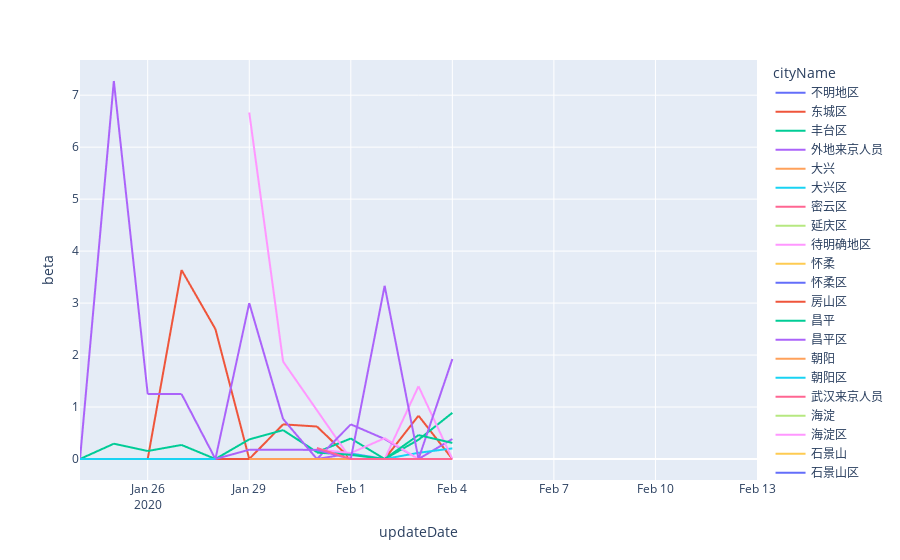

Notebook source saved alongside this figure:
### Code cell
#this graph is really noisy, we should aggregate the data to province to get the beta
import plotly.express as px


fig = px.line(beijing.sort_values(['cityName','updateDate']), x="updateDate", y="beta", color='cityName')
fig.show()

### Figure 1 — Plotly figure (JSON) as saved in the notebook; plotly's stock layout.template omitted (floating-point values rounded to 4 significant figures; data arrays with more than 128 entries replaced by an {"elided": "..."} marker saying what was removed)
{"data": [{"hoverlabel": {"namelength": 0}, "hovertemplate": "cityName=不明地区<br>updateDate=%{x}<br>beta=%{y}", "legendgroup": "不明地区", "line": {"color": "#636efa", "dash": "solid"}, "mode": "lines", "name": "不明地区", "showlegend": true, "type": "scattergl", "x": ["2020-01-24"], "xaxis": "x", "y": [null], "yaxis": "y"}, {"hoverlabel": {"namelength": 0}, "hovertemplate": "cityName=东城区<br>updateDate=%{x}<br>beta=%{y}", "legendgroup": "东城区", "line": {"color": "#EF553B", "dash": "solid"}, "mode": "lines", "name": "东城区", "showlegend": true, "type": "scattergl", "x": {"elided": "361 str values"}, "xaxis": "x", "y": {"elided": "361 float values"}, "yaxis": "y"}, {"hoverlabel": {"namelength": 0}, "hovertemplate": "cityName=丰台区<br>updateDate=%{x}<br>beta=%{y}", "legendgroup": "丰台区", "line": {"color": "#00cc96", "dash": "solid"}, "mode": "lines", "name": "丰台区", "showlegend": true, "type": "scattergl", "x": {"elided": "441 str values"}, "xaxis": "x", "y": {"elided": "441 float values"}, "yaxis": "y"}, {"hoverlabel": {"namelength": 0}, "hovertemplate": "cityName=外地来京人员<br>updateDate=%{x}<br>beta=%{y}", "legendgroup": "外地来京人员", "line": {"color": "#ab63fa", "dash": "solid"}, "mode": "lines", "name": "外地来京人员", "showlegend": true, "type": "scattergl", "x": {"elided": "441 str values"}, "xaxis": "x", "y": {"elided": "441 float values"}, "yaxis": "y"}, {"hoverlabel": {"namelength": 0}, "hovertemplate": "cityName=大兴<br>updateDate=%{x}<br>beta=%{y}", "legendgroup": "大兴", "line": {"color": "#FFA15A", "dash": "solid"}, "mode": "lines", "name": "大兴", "showlegend": true, "type": "scattergl", "x": ["2020-01-24", "2020-01-24", "2020-01-24", "2020-01-24", "2020-01-24", "2020-01-24", "2020-01-24", "2020-01-24", "2020-01-25", "2020-01-25", "2020-01-25", "2020-01-25", "2020-01-25", "2020-01-25", "2020-01-25", "2020-01-25", "2020-01-26", "2020-01-26", "2020-01-26", "2020-01-26", "2020-01-26", "2020-01-26", "2020-01-26", "2020-01-26", "2020-01-27", "2020-01-27", "2020-01-27", "2020-01-27", "2020-01-27", "2020-01-27", "2020-01-27", "2020-01-27", "2020-01-28", "2020-01-28", "2020-01-28", "2020-01-28", "2020-01-28", "2020-01-28", "2020-01-28", "2020-01-28", "2020-01-29", "2020-01-29", "2020-01-29", "2020-01-29", "2020-01-29", "2020-01-29", "2020-01-29", "2020-01-29", "2020-01-30", "2020-01-30", "2020-01-30", "2020-01-30", "2020-01-30", "2020-01-30", "2020-01-30", "2020-01-30", "2020-01-31", "2020-01-31", "2020-01-31", "2020-01-31", "2020-01-31", "2020-01-31", "2020-01-31", "2020-01-31"], "xaxis": "x", "y": [0, 0, 0, 0, 0, 0, 0, 0, 0, 0, 0, 0, 0, 0, 0, 0, 0, 0, 0, 0, 0, 0, 0, 0, 0, 0, 0, 0, 0, 0, 0, 0, 0, 0, 0, 0, 0, 0, 0, 0, 0, 0, 0, 0, 0, 0, 0, 0, 0, 0, 0, 0, 0, 0, 0, 0, 0, 0, 0, 0, 0, 0, 0, 0], "yaxis": "y"}, {"hoverlabel": {"namelength": 0}, "hovertemplate": "cityName=大兴区<br>updateDate=%{x}<br>beta=%{y}", "legendgroup": "大兴区", "line": {"color": "#19d3f3", "dash": "solid"}, "mode": "lines", "name": "大兴区", "showlegend": true, "type": "scattergl", "x": {"elided": "196 str values"}, "xaxis": "x", "y": {"elided": "196 float values"}, "yaxis": "y"}, {"hoverlabel": {"namelength": 0}, "hovertemplate": "cityName=密云区<br>updateDate=%{x}<br>beta=%{y}", "legendgroup": "密云区", "line": {"color": "#FF6692", "dash": "solid"}, "mode": "lines", "name": "密云区", "showlegend": true, "type": "scattergl", "x": ["2020-02-08", "2020-02-08", "2020-02-08", "2020-02-08", "2020-02-08", "2020-02-08", "2020-02-09", "2020-02-09", "2020-02-09", "2020-02-09", "2020-02-09", "2020-02-09", "2020-02-10", "2020-02-10", "2020-02-10", "2020-02-10", "2020-02-10", "2020-02-10", "2020-02-11", "2020-02-11", "2020-02-11", "2020-02-11", "2020-02-11", "2020-02-11", "2020-02-12", "2020-02-12", "2020-02-12", "2020-02-12", "2020-02-12", "2020-02-12", "2020-02-13", "2020-02-13", "2020-02-13", "2020-02-13", "2020-02-13", "2020-02-13"], "xaxis": "x", "y": [null, null, null, null, null, null, null, null, null, null, null, null, null, null, null, null, null, null, null, null, null, null, null, null, null, null, null, null, null, null, null, null, null, null, null, null], "yaxis": "y"}, {"hoverlabel": {"namelength": 0}, "hovertemplate": "cityName=延庆区<br>updateDate=%{x}<br>beta=%{y}", "legendgroup": "延庆区", "line": {"color": "#B6E880", "dash": "solid"}, "mode": "lines", "name": "延庆区", "showlegend": true, "type": "scattergl", "x": ["2020-02-03", "2020-02-03", "2020-02-03", "2020-02-03", "2020-02-03", "2020-02-03", "2020-02-03", "2020-02-03", "2020-02-03", "2020-02-03", "2020-02-03", "2020-02-04", "2020-02-04", "2020-02-04", "2020-02-04", "2020-02-04", "2020-02-04", "2020-02-04", "2020-02-04", "2020-02-04", "2020-02-04", "2020-02-04", "2020-02-05", "2020-02-05", "2020-02-05", "2020-02-05", "2020-02-05", "2020-02-05", "2020-02-05", "2020-02-05", "2020-02-05", "2020-02-05", "2020-02-05", "2020-02-06", "2020-02-06", "2020-02-06", "2020-02-06", "2020-02-06", "2020-02-06", "2020-02-06", "2020-02-06", "2020-02-06", "2020-02-06", "2020-02-06", "2020-02-07", "2020-02-07", "2020-02-07", "2020-02-07", "2020-02-07", "2020-02-07", "2020-02-07", "2020-02-07", "2020-02-07", "2020-02-07", "2020-02-07", "2020-02-08", "2020-02-08", "2020-02-08", "2020-02-08", "2020-02-08", "2020-02-08", "2020-02-08", "2020-02-08", "2020-02-08", "2020-02-08", "2020-02-08", "2020-02-09", "2020-02-09", "2020-02-09", "2020-02-09", "2020-02-09", "2020-02-09", "2020-02-09", "2020-02-09", "2020-02-09", "2020-02-09", "2020-02-09", "2020-02-10", "2020-02-10", "2020-02-10", "2020-02-10", "2020-02-10", "2020-02-10", "2020-02-10", "2020-02-10", "2020-02-10", "2020-02-10", "2020-02-10", "2020-02-11", "2020-02-11", "2020-02-11", "2020-02-11", "2020-02-11", "2020-02-11", "2020-02-11", "2020-02-11", "2020-02-11", "2020-02-11", "2020-02-11", "2020-02-12", "2020-02-12", "2020-02-12", "2020-02-12", "2020-02-12", "2020-02-12", "2020-02-12", "2020-02-12", "2020-02-12", "2020-02-12", "2020-02-12", "2020-02-13", "2020-02-13", "2020-02-13", "2020-02-13", "2020-02-13", "2020-02-13", "2020-02-13", "2020-02-13", "2020-02-13", "2020-02-13", "2020-02-13"], "xaxis": "x", "y": [null, null, null, null, null, null, null, null, null, null, null, null, null, null, null, null, null, null, null, null, null, null, null, null, null, null, null, null, null, null, null, null, null, null, null, null, null, null, null, null, null, null, null, null, null, null, null, null, null, null, null, null, null, null, null, null, null, null, null, null, null, null, null, null, null, null, null, null, null, null, null, null, null, null, null, null, null, null, null, null, null, null, null, null, null, null, null, null, null, null, null, null, null, null, null, null, null, null, null, null, null, null, null, null, null, null, null, null, null, null, null, null, null, null, null, null, null, null, null, null, null], "yaxis": "y"}, {"hoverlabel": {"namelength": 0}, "hovertemplate": "cityName=待明确地区<br>updateDate=%{x}<br>beta=%{y}", "legendgroup": "待明确地区", "line": {"color": "#FF97FF", "dash": "solid"}, "mode": "lines", "name": "待明确地区", "showlegend": true, "type": "scattergl", "x": {"elided": "192 str values"}, "xaxis": "x", "y": {"elided": "192 float values"}, "yaxis": "y"}, {"hoverlabel": {"namelength": 0}, "hovertemplate": "cityName=怀柔<br>updateDate=%{x}<br>beta=%{y}", "legendgroup": "怀柔", "line": {"color": "#FECB52", "dash": "solid"}, "mode": "lines", "name": "怀柔", "showlegend": true, "type": "scattergl", "x": ["2020-01-31"], "xaxis": "x", "y": [null], "yaxis": "y"}, {"hoverlabel": {"namelength": 0}, "hovertemplate": "cityName=怀柔区<br>updateDate=%{x}<br>beta=%{y}", "legendgroup": "怀柔区", "line": {"color": "#636efa", "dash": "solid"}, "mode": "lines", "name": "怀柔区", "showlegend": true, "type": "scattergl", "x": {"elided": "196 str values"}, "xaxis": "x", "y": {"elided": "196 int values"}, "yaxis": "y"}, {"hoverlabel": {"namelength": 0}, "hovertemplate": "cityName=房山区<br>updateDate=%{x}<br>beta=%{y}", "legendgroup": "房山区", "line": {"color": "#EF553B", "dash": "solid"}, "mode": "lines", "name": "房山区", "showlegend": true, "type": "scattergl", "x": {"elided": "169 str values"}, "xaxis": "x", "y": {"elided": "169 int values"}, "yaxis": "y"}, {"hoverlabel": {"namelength": 0}, "hovertemplate": "cityName=昌平<br>updateDate=%{x}<br>beta=%{y}", "legendgroup": "昌平", "line": {"color": "#00cc96", "dash": "solid"}, "mode": "lines", "name": "昌平", "showlegend": true, "type": "scattergl", "x": ["2020-01-24", "2020-01-24", "2020-01-24", "2020-01-24", "2020-01-24", "2020-01-24", "2020-01-24", "2020-01-24", "2020-01-25", "2020-01-25", "2020-01-25", "2020-01-25", "2020-01-25", "2020-01-25", "2020-01-25", "2020-01-25", "2020-01-26", "2020-01-26", "2020-01-26", "2020-01-26", "2020-01-26", "2020-01-26", "2020-01-26", "2020-01-26", "2020-01-27", "2020-01-27", "2020-01-27", "2020-01-27", "2020-01-27", "2020-01-27", "2020-01-27", "2020-01-27", "2020-01-28", "2020-01-28", "2020-01-28", "2020-01-28", "2020-01-28", "2020-01-28", "2020-01-28", "2020-01-28", "2020-01-29", "2020-01-29", "2020-01-29", "2020-01-29", "2020-01-29", "2020-01-29", "2020-01-29", "2020-01-29", "2020-01-30", "2020-01-30", "2020-01-30", "2020-01-30", "2020-01-30", "2020-01-30", "2020-01-30", "2020-01-30", "2020-01-31", "2020-01-31", "2020-01-31", "2020-01-31", "2020-01-31", "2020-01-31", "2020-01-31", "2020-01-31"], "xaxis": "x", "y": [0, 0, 0, 0, 0, 0, 0, 0, 0, 0, 0, 0, 0, 0, 0, 0, 0, 0, 0, 0, 0, 0, 0, 0, 0, 0, 0, 0, 0, 0, 0, 0, 0, 0, 0, 0, 0, 0, 0, 0, 0, 0, 0, 0, 0, 0, 0, 0, 0, 0, 0, 0, 0, 0, 0, 0, 0, 0, 0, 0, 0, 0, 0, 0], "yaxis": "y"}, {"hoverlabel": {"namelength": 0}, "hovertemplate": "cityName=昌平区<br>updateDate=%{x}<br>beta=%{y}", "legendgroup": "昌平区", "line": {"color": "#ab63fa", "dash": "solid"}, "mode": "lines", "name": "昌平区", "showlegend": true, "type": "scattergl", "x": {"elided": "196 str values"}, "xaxis": "x", "y": {"elided": "196 float values"}, "yaxis": "y"}, {"hoverlabel": {"namelength": 0}, "hovertemplate": "cityName=朝阳<br>updateDate=%{x}<br>beta=%{y}", "legendgroup": "朝阳", "line": {"color": "#FFA15A", "dash": "solid"}, "mode": "lines", "name": "朝阳", "showlegend": true, "type": "scattergl", "x": {"elided": "168 str values"}, "xaxis": "x", "y": {"elided": "168 int values"}, "yaxis": "y"}, {"hoverlabel": {"namelength": 0}, "hovertemplate": "cityName=朝阳区<br>updateDate=%{x}<br>beta=%{y}", "legendgroup": "朝阳区", "line": {"color": "#19d3f3", "dash": "solid"}, "mode": "lines", "name": "朝阳区", "showlegend": true, "type": "scattergl", "x": {"elided": "196 str values"}, "xaxis": "x", "y": {"elided": "196 float values"}, "yaxis": "y"}, {"hoverlabel": {"namelength": 0}, "hovertemplate": "cityName=武汉来京人员<br>updateDate=%{x}<br>beta=%{y}", "legendgroup": "武汉来京人员", "line": {"color": "#FF6692", "dash": "solid"}, "mode": "lines", "name": "武汉来京人员", "showlegend": true, "type": "scattergl", "x": ["2020-01-24"], "xaxis": "x", "y": [null], "yaxis": "y"}, {"hoverlabel": {"namelength": 0}, "hovertemplate": "cityName=海淀<br>updateDate=%{x}<br>beta=%{y}", "legendgroup": "海淀", "line": {"color": "#B6E880", "dash": "solid"}, "mode": "lines", "name": "海淀", "showlegend": true, "type": "scattergl", "x": ["2020-01-24", "2020-01-24", "2020-01-24", "2020-01-24", "2020-01-24", "2020-01-24", "2020-01-24", "2020-01-24", "2020-01-25", "2020-01-25", "2020-01-25", "2020-01-25", "2020-01-25", "2020-01-25", "2020-01-25", "2020-01-25", "2020-01-26", "2020-01-26", "2020-01-26", "2020-01-26", "2020-01-26", "2020-01-26", "2020-01-26", "2020-01-26", "2020-01-27", "2020-01-27", "2020-01-27", "2020-01-27", "2020-01-27", "2020-01-27", "2020-01-27", "2020-01-27", "2020-01-28", "2020-01-28", "2020-01-28", "2020-01-28", "2020-01-28", "2020-01-28", "2020-01-28", "2020-01-28", "2020-01-29", "2020-01-29", "2020-01-29", "2020-01-29", "2020-01-29", "2020-01-29", "2020-01-29", "2020-01-29", "2020-01-30", "2020-01-30", "2020-01-30", "2020-01-30", "2020-01-30", "2020-01-30", "2020-01-30", "2020-01-30", "2020-01-31", "2020-01-31", "2020-01-31", "2020-01-31", "2020-01-31", "2020-01-31", "2020-01-31", "2020-01-31"], "xaxis": "x", "y": [0, 0, 0, 0, 0, 0, 0, 0, 0, 0, 0, 0, 0, 0, 0, 0, 0, 0, 0, 0, 0, 0, 0, 0, 0, 0, 0, 0, 0, 0, 0, 0, 0, 0, 0, 0, 0, 0, 0, 0, 0, 0, 0, 0, 0, 0, 0, 0, 0, 0, 0, 0, 0, 0, 0, 0, 0, 0, 0, 0, 0, 0, 0, 0], "yaxis": "y"}, {"hoverlabel": {"namelength": 0}, "hovertemplate": "cityName=海淀区<br>updateDate=%{x}<br>beta=%{y}", "legendgroup": "海淀区", "line": {"color": "#FF97FF", "dash": "solid"}, "mode": "lines", "name": "海淀区", "showlegend": true, "type": "scattergl", "x": {"elided": "196 str values"}, "xaxis": "x", "y": {"elided": "196 float values"}, "yaxis": "y"}, {"hoverlabel": {"namelength": 0}, "hovertemplate": "cityName=石景山<br>updateDate=%{x}<br>beta=%{y}", "legendgroup": "石景山", "line": {"color": "#FECB52", "dash": "solid"}, "mode": "lines", "name": "石景山", "showlegend": true, "type": "scattergl", "x": ["2020-01-24", "2020-01-24", "2020-01-24", "2020-01-24", "2020-01-24", "2020-01-24", "2020-01-24", "2020-01-24", "2020-01-25", "2020-01-25", "2020-01-25", "2020-01-25", "2020-01-25", "2020-01-25", "2020-01-25", "2020-01-25", "2020-01-26", "2020-01-26", "2020-01-26", "2020-01-26", "2020-01-26", "2020-01-26", "2020-01-26", "2020-01-26", "2020-01-27", "2020-01-27", "2020-01-27", "2020-01-27", "2020-01-27", "2020-01-27", "2020-01-27", "2020-01-27", "2020-01-28", "2020-01-28", "2020-01-28", "2020-01-28", "2020-01-28", "2020-01-28", "2020-01-28", "2020-01-28", "2020-01-29", "2020-01-29", "2020-01-29", "2020-01-29", "2020-01-29", "2020-01-29", "2020-01-29", "2020-01-29", "2020-01-30", "2020-01-30", "2020-01-30", "2020-01-30", "2020-01-30", "2020-01-30", "2020-01-30", "2020-01-30", "2020-01-31", "2020-01-31", "2020-01-31", "2020-01-31", "2020-01-31", "2020-01-31", "2020-01-31", "2020-01-31"], "xaxis": "x", "y": [0, 0, 0, 0, 0, 0, 0, 0, 0, 0, 0, 0, 0, 0, 0, 0, 0, 0, 0, 0, 0, 0, 0, 0, null, null, null, null, null, null, null, null, null, null, null, null, null, null, null, null, null, null, null, null, null, null, null, null, null, null, null, null, null, null, null, null, null, null, null, null, null, null, null, null], "yaxis": "y"}, {"hoverlabel": {"namelength": 0}, "hovertemplate": "cityName=石景山区<br>updateDate=%{x}<br>beta=%{y}", "legendgroup": "石景山区", "line": {"color": "#636efa", "dash": "solid"}, "mode": "lines", "name": "石景山区", "showlegend": true, "type": "scattergl", "x": {"elided": "196 str values"}, "xaxis": "x", "y": {"elided": "196 int values"}, "yaxis": "y"}, {"hoverlabel": {"namelength": 0}, "hovertemplate": "cityName=西城<br>updateDate=%{x}<br>beta=%{y}", "legendgroup": "西城", "line": {"color": "#EF553B", "dash": "solid"}, "mode": "lines", "name": "西城", "showlegend": true, "type": "scattergl", "x": ["2020-01-24", "2020-01-24", "2020-01-24", "2020-01-24", "2020-01-24", "2020-01-24", "2020-01-24", "2020-01-24", "2020-01-25", "2020-01-25", "2020-01-25", "2020-01-25", "2020-01-25", "2020-01-25", "2020-01-25", "2020-01-25", "2020-01-26", "2020-01-26", "2020-01-26", "2020-01-26", "2020-01-26", "2020-01-26", "2020-01-26", "2020-01-26", "2020-01-27", "2020-01-27", "2020-01-27", "2020-01-27", "2020-01-27", "2020-01-27", "2020-01-27", "2020-01-27", "2020-01-28", "2020-01-28", "2020-01-28", "2020-01-28", "2020-01-28", "2020-01-28", "2020-01-28", "2020-01-28", "2020-01-29", "2020-01-29", "2020-01-29", "2020-01-29", "2020-01-29", "2020-01-29", "2020-01-29", "2020-01-29", "2020-01-30", "2020-01-30", "2020-01-30", "2020-01-30", "2020-01-30", "2020-01-30", "2020-01-30", "2020-01-30", "2020-01-31", "2020-01-31", "2020-01-31", "2020-01-31", "2020-01-31", "2020-01-31", "2020-01-31", "2020-01-31"], "xaxis": "x", "y": [0, 0, 0, 0, 0, 0, 0, 0, 0, 0, 0, 0, 0, 0, 0, 0, 0, 0, 0, 0, 0, 0, 0, 0, 0, 0, 0, 0, 0, 0, 0, 0, 0, 0, 0, 0, 0, 0, 0, 0, 0, 0, 0, 0, 0, 0, 0, 0, 0, 0, 0, 0, 0, 0, 0, 0, 0, 0, 0, 0, 0, 0, 0, 0], "yaxis": "y"}, {"hoverlabel": {"namelength": 0}, "hovertemplate": "cityName=西城区<br>updateDate=%{x}<br>beta=%{y}", "legendgroup": "西城区", "line": {"color": "#00cc96", "dash": "solid"}, "mode": "lines", "name": "西城区", "showlegend": true, "type": "scattergl", "x": {"elided": "196 str values"}, "xaxis": "x", "y": {"elided": "196 float values"}, "yaxis": "y"}, {"hoverlabel": {"namelength": 0}, "hovertemplate": "cityName=通州区<br>updateDate=%{x}<br>beta=%{y}", "legendgroup": "通州区", "line": {"color": "#ab63fa", "dash": "solid"}, "mode": "lines", "name": "通州区", "showlegend": true, "type": "scattergl", "x": {"elided": "441 str values"}, "xaxis": "x", "y": {"elided": "441 float values"}, "yaxis": "y"}, {"hoverlabel": {"namelength": 0}, "hovertemplate": "cityName=门头沟区<br>updateDate=%{x}<br>beta=%{y}", "legendgroup": "门头沟区", "line": {"color": "#FFA15A", "dash": "solid"}, "mode": "lines", "name": "门头沟区", "showlegend": true, "type": "scattergl", "x": {"elided": "256 str values"}, "xaxis": "x", "y": {"elided": "256 int values"}, "yaxis": "y"}, {"hoverlabel": {"namelength": 0}, "hovertemplate": "cityName=顺义<br>updateDate=%{x}<br>beta=%{y}", "legendgroup": "顺义", "line": {"color": "#19d3f3", "dash": "solid"}, "mode": "lines", "name": "顺义", "showlegend": true, "type": "scattergl", "x": ["2020-01-24", "2020-01-24", "2020-01-24", "2020-01-24", "2020-01-24", "2020-01-24", "2020-01-24", "2020-01-24", "2020-01-25", "2020-01-25", "2020-01-25", "2020-01-25", "2020-01-25", "2020-01-25", "2020-01-25", "2020-01-25", "2020-01-26", "2020-01-26", "2020-01-26", "2020-01-26", "2020-01-26", "2020-01-26", "2020-01-26", "2020-01-26", "2020-01-27", "2020-01-27", "2020-01-27", "2020-01-27", "2020-01-27", "2020-01-27", "2020-01-27", "2020-01-27", "2020-01-28", "2020-01-28", "2020-01-28", "2020-01-28", "2020-01-28", "2020-01-28", "2020-01-28", "2020-01-28", "2020-01-29", "2020-01-29", "2020-01-29", "2020-01-29", "2020-01-29", "2020-01-29", "2020-01-29", "2020-01-29", "2020-01-30", "2020-01-30", "2020-01-30", "2020-01-30", "2020-01-30", "2020-01-30", "2020-01-30", "2020-01-30", "2020-01-31", "2020-01-31", "2020-01-31", "2020-01-31", "2020-01-31", "2020-01-31", "2020-01-31", "2020-01-31"], "xaxis": "x", "y": [0, 0, 0, 0, 0, 0, 0, 0, 0, 0, 0, 0, 0, 0, 0, 0, 0, 0, 0, 0, 0, 0, 0, 0, 0, 0, 0, 0, 0, 0, 0, 0, 0, 0, 0, 0, 0, 0, 0, 0, null, null, null, null, null, null, null, null, null, null, null, null, null, null, null, null, null, null, null, null, null, null, null, null], "yaxis": "y"}, {"hoverlabel": {"namelength": 0}, "hovertemplate": "cityName=顺义区<br>updateDate=%{x}<br>beta=%{y}", "legendgroup": "顺义区", "line": {"color": "#FF6692", "dash": "solid"}, "mode": "lines", "name": "顺义区", "showlegend": true, "type": "scattergl", "x": {"elided": "196 str values"}, "xaxis": "x", "y": {"elided": "196 float values"}, "yaxis": "y"}], "layout": {"legend": {"title": {"text": "cityName"}, "tracegroupgap": 0}, "margin": {"t": 60}, "xaxis": {"anchor": "y", "domain": [0, 1], "title": {"text": "updateDate"}}, "yaxis": {"anchor": "x", "domain": [0, 1], "title": {"text": "beta"}}}}
